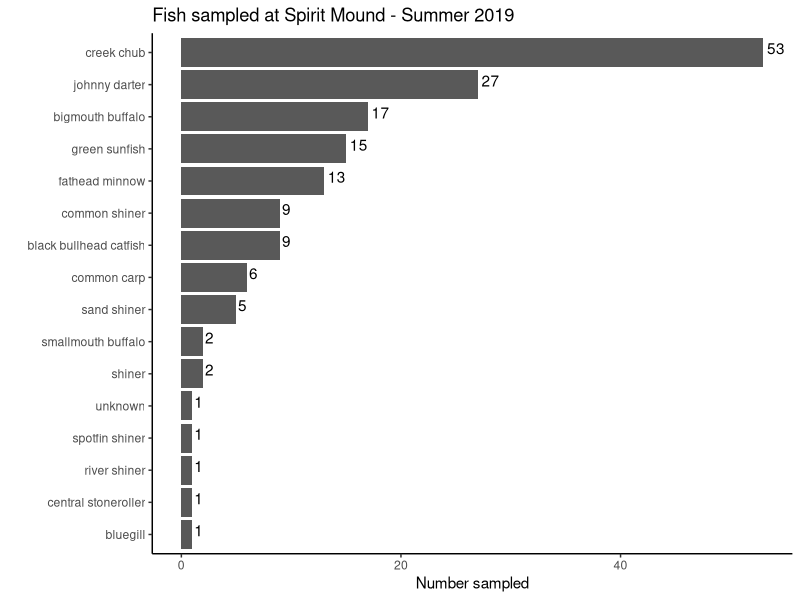
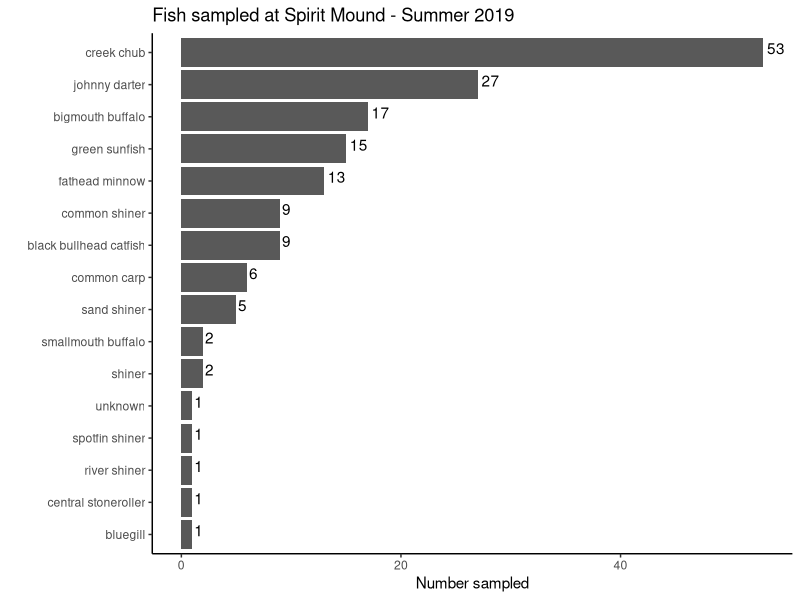

These charts were generated, in order, by the following R code:
library(tidyverse)

# fish_data <- read_csv("https://raw.githubusercontent.com/Abrahamkanz/stageguildms/master/diet_2019.csv") %>% 
#   select(-X1)

# write.csv(fish_data, file = "data/fish_data.csv")
# fixed names in excel file

fish_data <- read_csv("data/fish_data.csv")


unique(fish_data$fish)


#plot sprit mound

spirit_fish <- fish_data %>% filter(site == "spirit mound") %>% 
  group_by(fish) %>% 
  tally() %>% 
  arrange(-n)



(plot_spiritfish <- spirit_fish %>% 
  ggplot(aes(x = reorder(fish, n), y = n)) +
  geom_bar(stat = "identity") +
  geom_text(aes(label=n), hjust= -0.2, vjust = 0.15) +
  coord_flip() +
  theme_classic() +
  labs(y = "Number sampled",
       x = "",
       title = "Fish sampled at Spirit Mound - Summer 2019") + 
  NULL)

ggsave(plot_spiritfish, file = "plot_spiritfish.jpg")

